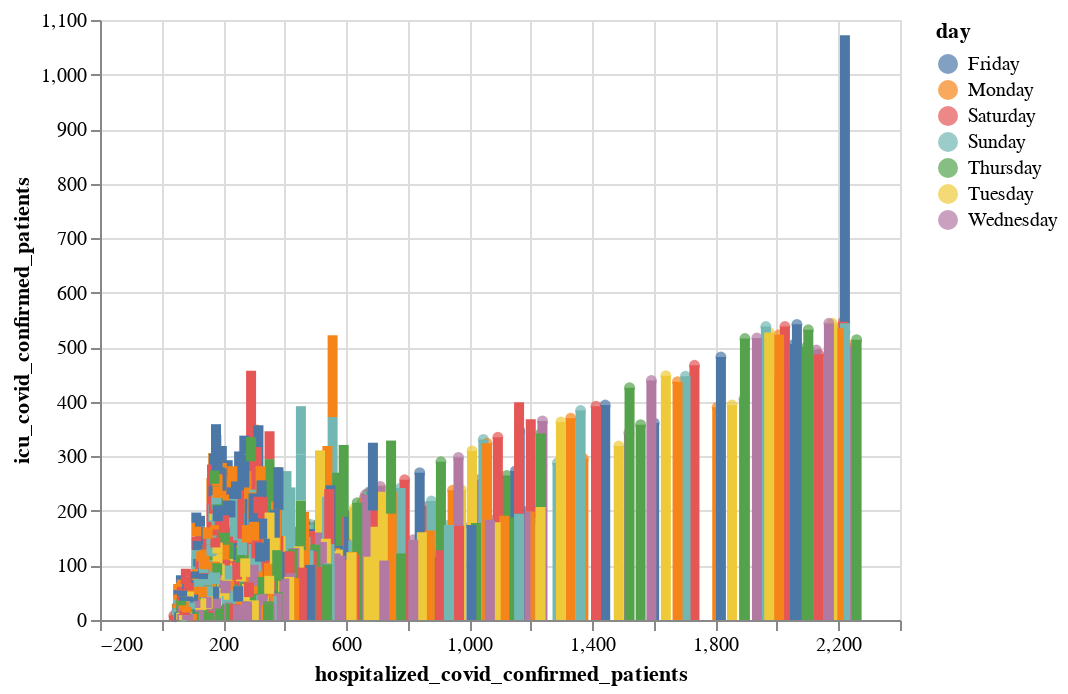

This figure's notebook cell:
### Markdown cell above
* Combine circle chart with bar chart. (This might look messy and circle chart will get covered)

### Code cell
c1+c2

### Figure 1 — Vega-Lite specification as saved in the notebook (floating-point values rounded to 4 significant figures; data arrays with more than 128 entries replaced by an {"elided": "..."} marker saying what was removed)
{"config": {"view": {"continuousWidth": 400, "continuousHeight": 300}}, "layer": [{"mark": "circle", "encoding": {"color": {"field": "day", "type": "nominal"}, "tooltip": [{"field": "hospitalized_covid_confirmed_patients", "type": "quantitative"}, {"field": "icu_covid_confirmed_patients", "type": "quantitative"}, {"field": "day", "type": "nominal"}], "x": {"field": "hospitalized_covid_confirmed_patients", "type": "quantitative"}, "y": {"field": "icu_covid_confirmed_patients", "type": "quantitative"}}}, {"mark": "bar", "encoding": {"color": {"field": "day", "type": "nominal"}, "tooltip": [{"field": "hospitalized_covid_confirmed_patients", "type": "quantitative"}, {"field": "icu_covid_confirmed_patients", "type": "quantitative"}, {"field": "day", "type": "nominal"}], "x": {"field": "hospitalized_covid_confirmed_patients", "type": "quantitative"}, "y": {"field": "icu_covid_confirmed_patients", "type": "quantitative"}}}], "data": {"name": "data-8b549790e1a2810cc7b77df33b69a7d5"}, "$schema": "https://vega.github.io/schema/vega-lite/v4.17.0.json", "datasets": {"data-8b549790e1a2810cc7b77df33b69a7d5": {"elided": "1115 records"}}}
